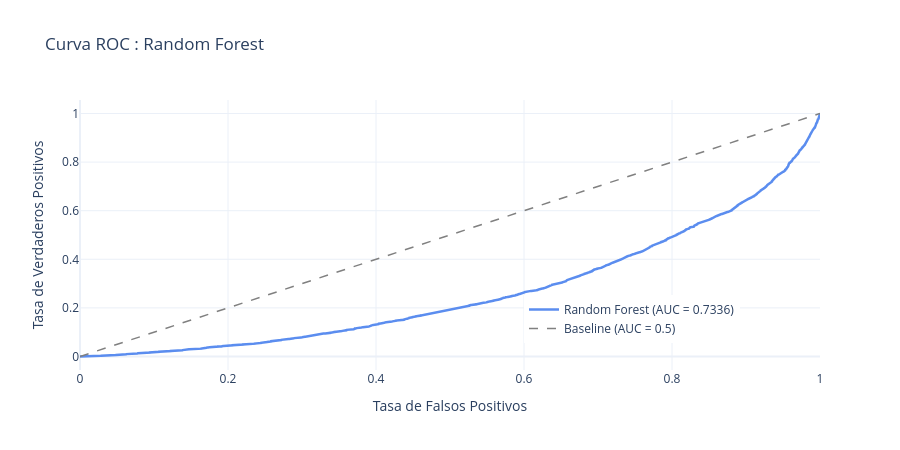

Here is the notebook cell this chart was saved with:
### Code cell
# -- Visualización 3: Curva ROC ----------------------------------------------
fpr, tpr, _ = roc_curve(y_test, y_proba, pos_label=1)

fig_roc = go.Figure()
fig_roc.add_trace(go.Scatter(
    x=fpr, y=tpr,
    mode='lines',
    name=f'Random Forest (AUC = {auc:.4f})',
    line=dict(color='#5B8DEF', width=2.5)
))
fig_roc.add_trace(go.Scatter(
    x=[0,1], y=[0,1],
    mode='lines',
    name='Baseline (AUC = 0.5)',
    line=dict(color='gray', width=1.5, dash='dash')
))
fig_roc.update_layout(
    title='Curva ROC : Random Forest',
    xaxis_title='Tasa de Falsos Positivos',
    yaxis_title='Tasa de Verdaderos Positivos',
    height=450,
    template='plotly_white',
    legend=dict(x=0.6, y=0.1)
)
fig_roc.show()

### Figure 1 — Plotly figure (JSON) as saved in the notebook; plotly's stock layout.template omitted (floating-point values rounded to 4 significant figures; data arrays with more than 128 entries replaced by an {"elided": "..."} marker saying what was removed)
{"data": [{"line": {"color": "#5B8DEF", "width": 2.5}, "mode": "lines", "name": "Random Forest (AUC = 0.7336)", "type": "scatter", "x": {"elided": "5030 float values"}, "y": {"elided": "5030 float values"}}, {"line": {"color": "gray", "dash": "dash", "width": 1.5}, "mode": "lines", "name": "Baseline (AUC = 0.5)", "type": "scatter", "x": [0, 1], "y": [0, 1]}], "layout": {"height": 450, "legend": {"x": 0.6, "y": 0.1}, "title": {"text": "Curva ROC : Random Forest"}, "xaxis": {"title": {"text": "Tasa de Falsos Positivos"}}, "yaxis": {"title": {"text": "Tasa de Verdaderos Positivos"}}}}
